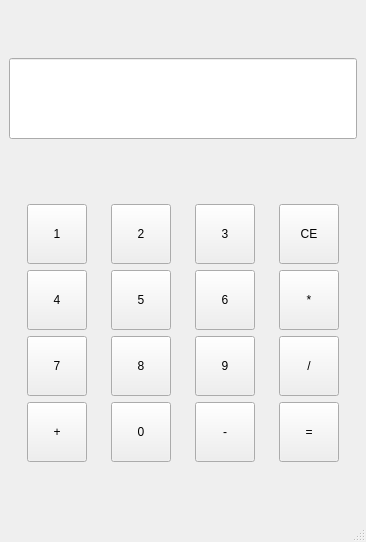
<?xml version="1.0" encoding="UTF-8"?>
<ui version="4.0">
 <class>MainWindow</class>
 <widget class="QMainWindow" name="MainWindow">
  <property name="geometry">
   <rect>
    <x>0</x>
    <y>0</y>
    <width>366</width>
    <height>542</height>
   </rect>
  </property>
  <property name="sizePolicy">
   <sizepolicy hsizetype="Expanding" vsizetype="Fixed">
    <horstretch>0</horstretch>
    <verstretch>0</verstretch>
   </sizepolicy>
  </property>
  <property name="windowTitle">
   <string>MainWindow</string>
  </property>
  <widget class="QWidget" name="centralwidget">
   <layout class="QVBoxLayout" name="verticalLayout">
    <item>
     <widget class="QLineEdit" name="lineEdit">
      <property name="minimumSize">
       <size>
        <width>0</width>
        <height>81</height>
       </size>
      </property>
     </widget>
    </item>
    <item>
     <spacer name="verticalSpacer">
      <property name="orientation">
       <enum>Qt::Vertical</enum>
      </property>
      <property name="sizeType">
       <enum>QSizePolicy::Fixed</enum>
      </property>
      <property name="sizeHint" stdset="0">
       <size>
        <width>20</width>
        <height>10</height>
       </size>
      </property>
     </spacer>
    </item>
    <item>
     <layout class="QGridLayout" name="gridLayout">
      <item row="0" column="0">
       <widget class="QPushButton" name="num_0">
        <property name="minimumSize">
         <size>
          <width>60</width>
          <height>60</height>
         </size>
        </property>
        <property name="maximumSize">
         <size>
          <width>60</width>
          <height>60</height>
         </size>
        </property>
        <property name="text">
         <string>1</string>
        </property>
       </widget>
      </item>
      <item row="0" column="1">
       <widget class="QPushButton" name="num_1">
        <property name="minimumSize">
         <size>
          <width>60</width>
          <height>60</height>
         </size>
        </property>
        <property name="maximumSize">
         <size>
          <width>60</width>
          <height>60</height>
         </size>
        </property>
        <property name="text">
         <string>2</string>
        </property>
       </widget>
      </item>
      <item row="0" column="2">
       <widget class="QPushButton" name="num_3">
        <property name="minimumSize">
         <size>
          <width>60</width>
          <height>60</height>
         </size>
        </property>
        <property name="maximumSize">
         <size>
          <width>60</width>
          <height>60</height>
         </size>
        </property>
        <property name="text">
         <string>3</string>
        </property>
       </widget>
      </item>
      <item row="0" column="3">
       <widget class="QPushButton" name="CE">
        <property name="minimumSize">
         <size>
          <width>60</width>
          <height>60</height>
         </size>
        </property>
        <property name="maximumSize">
         <size>
          <width>60</width>
          <height>60</height>
         </size>
        </property>
        <property name="text">
         <string>CE</string>
        </property>
       </widget>
      </item>
      <item row="1" column="0">
       <widget class="QPushButton" name="num_4">
        <property name="minimumSize">
         <size>
          <width>60</width>
          <height>60</height>
         </size>
        </property>
        <property name="maximumSize">
         <size>
          <width>60</width>
          <height>60</height>
         </size>
        </property>
        <property name="text">
         <string>4</string>
        </property>
       </widget>
      </item>
      <item row="1" column="1">
       <widget class="QPushButton" name="num_5">
        <property name="minimumSize">
         <size>
          <width>60</width>
          <height>60</height>
         </size>
        </property>
        <property name="maximumSize">
         <size>
          <width>60</width>
          <height>60</height>
         </size>
        </property>
        <property name="text">
         <string>5</string>
        </property>
       </widget>
      </item>
      <item row="1" column="2">
       <widget class="QPushButton" name="num_6">
        <property name="minimumSize">
         <size>
          <width>60</width>
          <height>60</height>
         </size>
        </property>
        <property name="maximumSize">
         <size>
          <width>60</width>
          <height>60</height>
         </size>
        </property>
        <property name="text">
         <string>6</string>
        </property>
       </widget>
      </item>
      <item row="1" column="3">
       <widget class="QPushButton" name="op_mul">
        <property name="minimumSize">
         <size>
          <width>60</width>
          <height>60</height>
         </size>
        </property>
        <property name="maximumSize">
         <size>
          <width>60</width>
          <height>60</height>
         </size>
        </property>
        <property name="text">
         <string>*</string>
        </property>
       </widget>
      </item>
      <item row="2" column="0">
       <widget class="QPushButton" name="num_7">
        <property name="minimumSize">
         <size>
          <width>60</width>
          <height>60</height>
         </size>
        </property>
        <property name="maximumSize">
         <size>
          <width>60</width>
          <height>60</height>
         </size>
        </property>
        <property name="text">
         <string>7</string>
        </property>
       </widget>
      </item>
      <item row="2" column="1">
       <widget class="QPushButton" name="num_8">
        <property name="minimumSize">
         <size>
          <width>60</width>
          <height>60</height>
         </size>
        </property>
        <property name="maximumSize">
         <size>
          <width>60</width>
          <height>60</height>
         </size>
        </property>
        <property name="text">
         <string>8</string>
        </property>
       </widget>
      </item>
      <item row="2" column="2">
       <widget class="QPushButton" name="num_9">
        <property name="minimumSize">
         <size>
          <width>60</width>
          <height>60</height>
         </size>
        </property>
        <property name="maximumSize">
         <size>
          <width>60</width>
          <height>60</height>
         </size>
        </property>
        <property name="text">
         <string>9</string>
        </property>
       </widget>
      </item>
      <item row="2" column="3">
       <widget class="QPushButton" name="op_div">
        <property name="minimumSize">
         <size>
          <width>60</width>
          <height>60</height>
         </size>
        </property>
        <property name="maximumSize">
         <size>
          <width>60</width>
          <height>60</height>
         </size>
        </property>
        <property name="text">
         <string>/</string>
        </property>
       </widget>
      </item>
      <item row="3" column="0">
       <widget class="QPushButton" name="op_plus">
        <property name="minimumSize">
         <size>
          <width>60</width>
          <height>60</height>
         </size>
        </property>
        <property name="maximumSize">
         <size>
          <width>60</width>
          <height>60</height>
         </size>
        </property>
        <property name="text">
         <string>+</string>
        </property>
       </widget>
      </item>
      <item row="3" column="1">
       <widget class="QPushButton" name="pushButton_13">
        <property name="minimumSize">
         <size>
          <width>60</width>
          <height>60</height>
         </size>
        </property>
        <property name="maximumSize">
         <size>
          <width>60</width>
          <height>60</height>
         </size>
        </property>
        <property name="text">
         <string>0</string>
        </property>
       </widget>
      </item>
      <item row="3" column="2">
       <widget class="QPushButton" name="op_sub">
        <property name="minimumSize">
         <size>
          <width>60</width>
          <height>60</height>
         </size>
        </property>
        <property name="maximumSize">
         <size>
          <width>60</width>
          <height>60</height>
         </size>
        </property>
        <property name="text">
         <string>-</string>
        </property>
       </widget>
      </item>
      <item row="3" column="3">
       <widget class="QPushButton" name="op_equal">
        <property name="minimumSize">
         <size>
          <width>60</width>
          <height>60</height>
         </size>
        </property>
        <property name="maximumSize">
         <size>
          <width>60</width>
          <height>60</height>
         </size>
        </property>
        <property name="text">
         <string>=</string>
        </property>
       </widget>
      </item>
     </layout>
    </item>
   </layout>
  </widget>
  <widget class="QMenuBar" name="menubar">
   <property name="geometry">
    <rect>
     <x>0</x>
     <y>0</y>
     <width>366</width>
     <height>19</height>
    </rect>
   </property>
  </widget>
  <widget class="QStatusBar" name="statusbar"/>
 </widget>
 <resources/>
 <connections/>
</ui>
